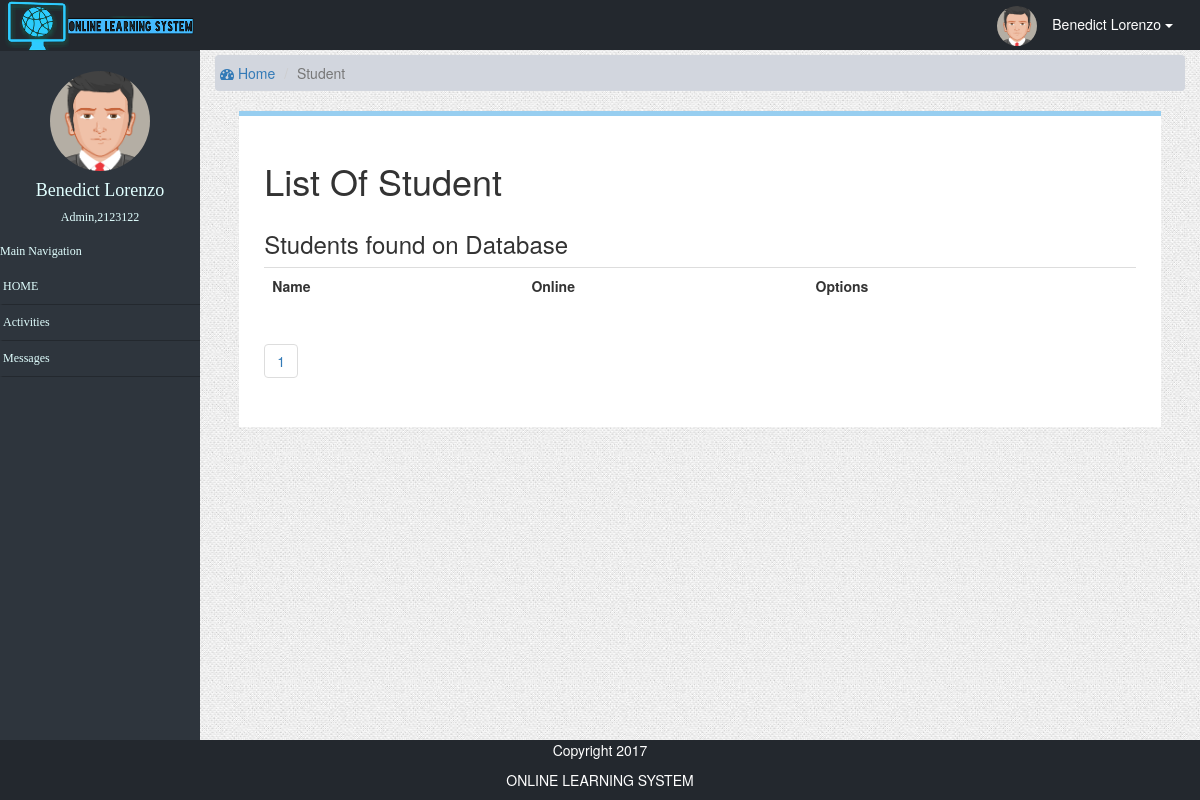
Page /student/messages.php?id=2123122&ref=student&page=2 (signed in) on the earlier database version.
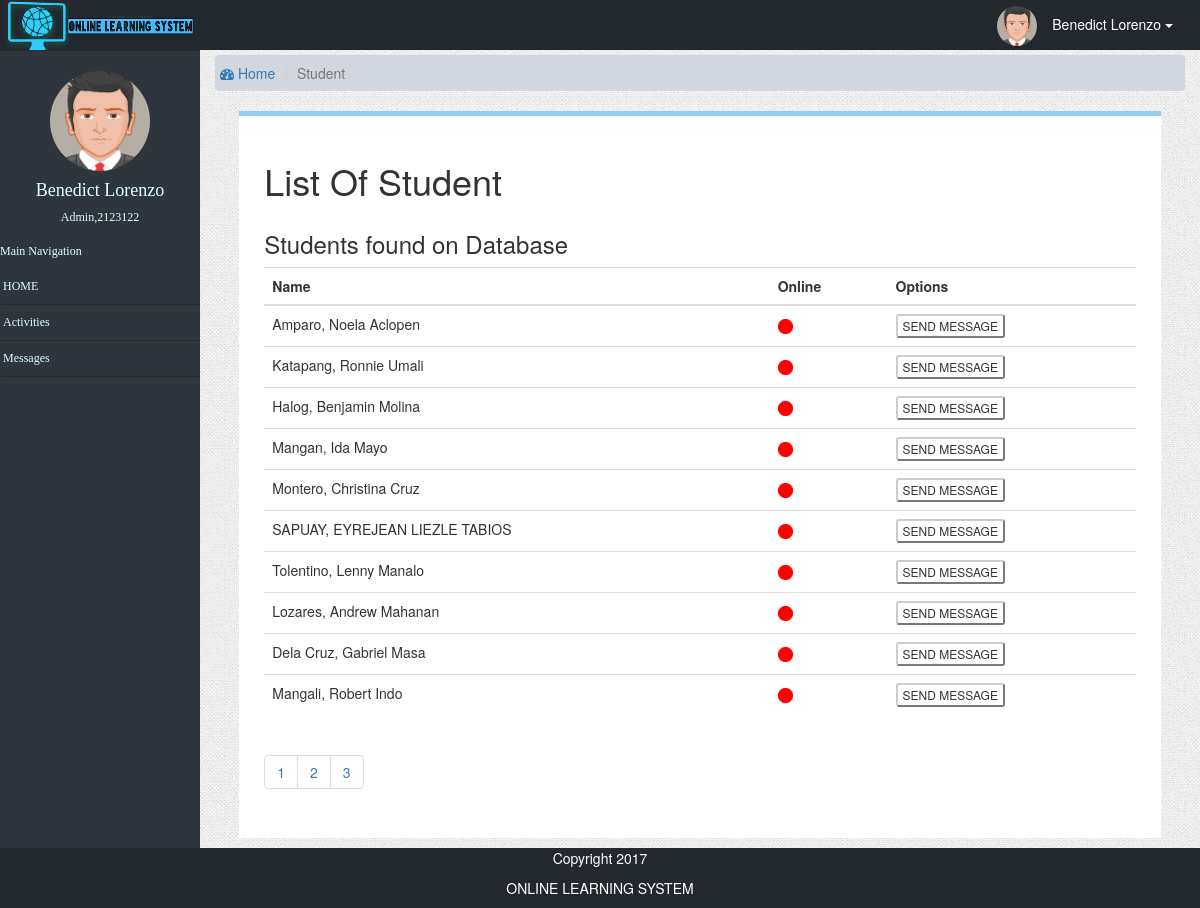
Same page on the later database version.
### tables this page shows
CREATE TABLE `user_info` (
  `user_id` int(7) NOT NULL,
  `lastName` varchar(255) NOT NULL,
  `firstName` varchar(255) NOT NULL,
  `middleName` varchar(255) NOT NULL,
  `gender` varchar(255) NOT NULL,
  `email` varchar(255) NOT NULL,
  `address` varchar(255) NOT NULL,
  `role` varchar(255) NOT NULL,
  `avatar` longblob NOT NULL,
  `password` varchar(255) NOT NULL,
  `regdate` varchar(255) NOT NULL,
  `online` tinyint(1) DEFAULT NULL
);

### student/messages.php (the view, shortened to what this page needs)
<?php
function display_content(){
	if ($_GET['ref']=="student") {
    echo '
    <div class="content-wrapper">
    <section class="content-header">
      <ol class="breadcrumb">
        <li><a href="./?ref='.$_SESSION['username'].' "><i class="fa fa-dashboard"></i> Home</a></li>
         <li class ="active">Student</li>
      </ol>
    </section>
     </div>
    <div class="borderStudent">
      <section class="content-header">
        <h1>List Of Student</h1>
          <section class = "content">
            <div class="row">
              <section class="col-lg-12">
                <div class="box box-info">
                  <div class="box-header">
                    <h3 class="box-title">Students found on Database</h3>
                  </div>
                  <div class="box-body">
                    <table class="table">
                      <tbody>
                        <tr>
                          <th>Name</th>
                          <th>Online</th>
                          <th>Options</th>
                        </tr>
                      </tbody>
                      <tbody>';
                      include('../db_config/database.php');
                        $id =$_GET['id'];
                        $page =$_GET['page'];
                      if ($page=="" || $page=="1"){
                        $page1=0;
                      }else{
                        $page1=($page*10)-10;
                      }
                        $sql = "SELECT * FROM user_info where user_id != '$id' ORDER BY  online desc limit $page1,10";
                        $result = mysqli_query($connection,$sql);
                      if ($result->num_rows > 0) {
                        while($row = $result->fetch_assoc()) {
                          $online= $row['online'];
echo "
                        <tr>
                          <td>".$row["lastName"].", ".$row["firstName"]." ".$row["middleName"]."</td>
                          <td>";
                          if ($online==1) {
                           echo "<img src='../images/online.png' alt ='online' class ='online'>";
                          }else{
                            echo "<img src='../images/offline.png' alt ='offline' class='offline'>";
                          }
  echo "                       </td>
                         <td>
                            <form method='POST' action='Messages.php?to=".$row["user_id"]."&id=$id&ref=newmsg'>
                              <input class = 'btn-default btn-xs' title ='SEND message to " .$row["lastName"], "," ,$row["firstName"] ."' type='submit' name='sendmsg' value='SEND MESSAGE'>
                            </form>
                          </td>
                        </tr>
";
                        }
                      } $connection->close();
echo '
                      </tbody>
                    </table>
                    <ul class="pagination">';
                      include('../db_config/database.php');
                        $sql = "SELECT * FROM user_info";
                        $result = mysqli_query($connection,$sql);
                      if ($result->num_rows > 0) {
                        print '<tr><td colspan="10">';
                        $ragents=mysqli_num_rows($result);
                        $a = $ragents/10;
                        $a = ceil($a);
                      for ($b=1;$b<=$a;$b++){
?>                      <li class="paginate_button">
                          <a href="messages.php?id=<?php echo "$id";?>&ref=student&page=<?php echo $b; ?>" ><?php echo $b. " "; ?></a>
                        </li><?php
                      }
                    }
echo '
                    </ul>
                  </div>
              </div>
            </section>
          </div>
        </section>
      </section>
    </div>
';
  }
?>
                      </li><?php
}
require_once('studenttemplate.php');
	?>

Differences in the rows shown:
added user_info: lastName "Amparo", firstName "Noela", middleName "Aclopen"
added user_info: lastName "Katapang", firstName "Ronnie", middleName "Umali"
added user_info: lastName "Halog", firstName "Benjamin", middleName "Molina"
added user_info: lastName "Mangan", firstName "Ida", middleName "Mayo"
added user_info: lastName "Montero", firstName "Christina", middleName "Cruz"
added user_info: lastName "SAPUAY", firstName "EYREJEAN LIEZLE", middleName "TABIOS"
added user_info: lastName "Tolentino", firstName "Lenny", middleName "Manalo"
added user_info: lastName "Lozares", firstName "Andrew", middleName "Mahanan"
added user_info: lastName "Dela Cruz", firstName "Gabriel", middleName "Masa"
added user_info: lastName "Mangali", firstName "Robert", middleName "Indo"
Other differences:
new list line: "2"
new list line: "3"
